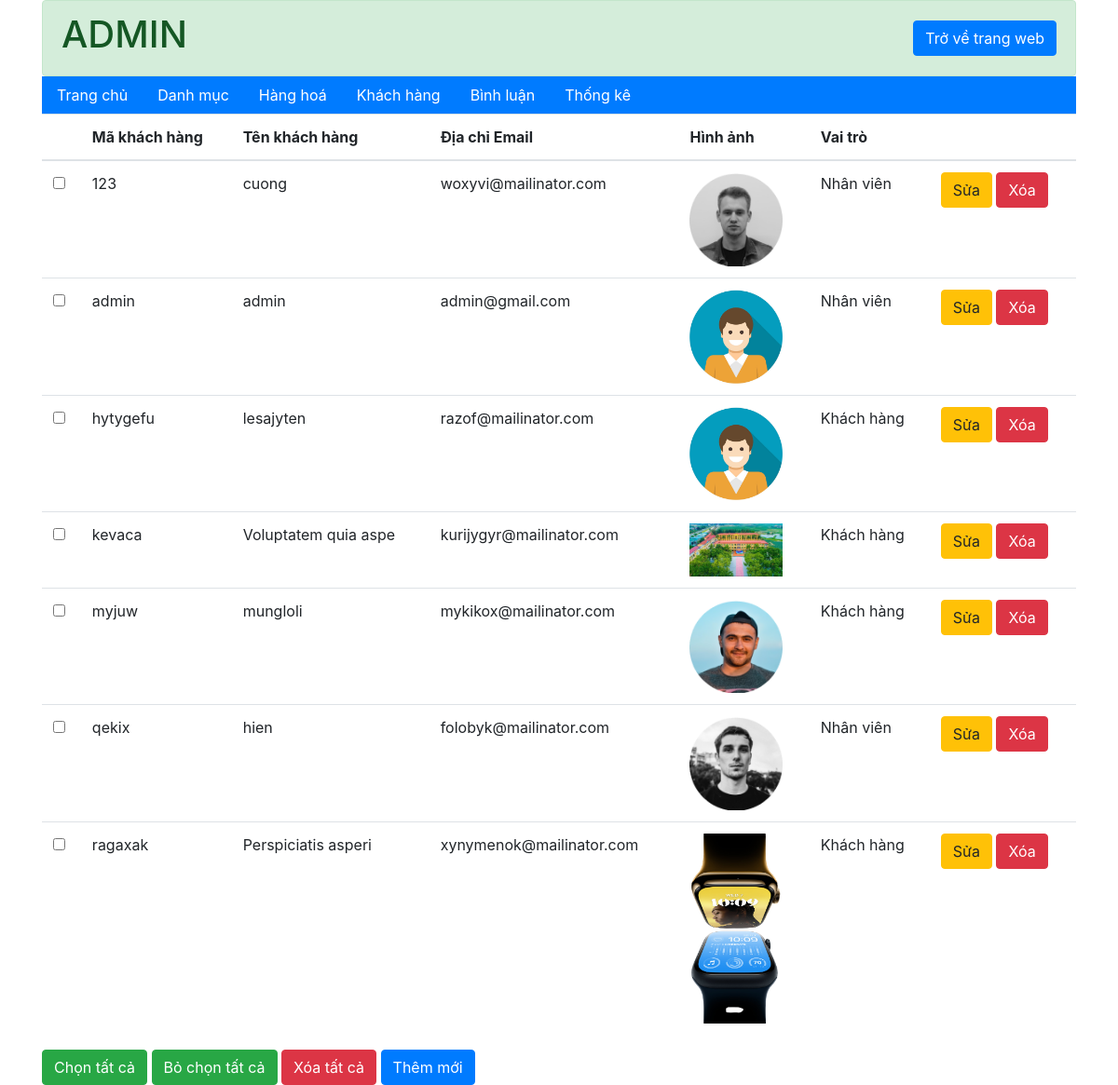
/admin/khach-hang/index.php, run on the app's committed database.
### tables this page shows
CREATE TABLE `khach_hang` (
  `ma_kh` varchar(20) NOT NULL COMMENT 'mã đăng nhập',
  `mat_khau` varchar(50) NOT NULL COMMENT 'mật khẩu',
  `ho_ten` varchar(50) NOT NULL COMMENT 'họ và tên',
  `kich_hoat` tinyint(1) NOT NULL COMMENT 'trang thái kích hoạt',
  `hinh` varchar(50) NOT NULL COMMENT 'tên hình ảnh',
  `email` varchar(50) NOT NULL COMMENT 'địa chỉ email',
  `vai_tro` tinyint(1) NOT NULL COMMENT 'vai trò true là nhân viên'
);

### admin/khach-hang/index.php (called while the page is built, shortened)
<?php
    require "../../global.php";
    require "../../dao/pdo.php";
    require "../../dao/khachHang.php";
    if(exsist_param("add")){
        $view_name="add.php";
    }
    else if(exsist_param("edit")){
        $id_kh=$_GET['makh'];
        $khachHang=khachHang_select_by_id($id_kh);
        $view_name="edit.php";
    }
    else if(exsist_param("btn_delete")){
        $id_kh=$_GET['makh'];
        khachHang_delete($id_kh);
        $list_khachHang=khachhang_selectAll();
        $view_name="list.php";
    }
    else{
        $list_khachHang=khachhang_selectAll();
    }
    require "../layout.php";
?>

### dao/pdo.php (called while the page is built, shortened)
<?php
function pdo_get_connection(){
    $hostname='localhost';
    $dbname='xsshop';
    $username = 'root';
    $password = '';
    try{
        $connect = new PDO("mysql:host=$hostname;dbname=$dbname", $username, $password);
        $connect->setAttribute(PDO::ATTR_ERRMODE, PDO::ERRMODE_EXCEPTION);
        return $connect;
    }catch(PDOException $e){
        $e->getMessage();
    }
}
function pdo_query($sql){
    $sql_args = array_slice(func_get_args(), 1);
    try{
        $connect = pdo_get_connection();
        $stmt = $connect->prepare($sql);
        $stmt->execute($sql_args);
        $rows = $stmt->fetchAll();
        return $rows;
    }
    catch(PDOException $e){
        throw $e;
    }
    finally{
        unset($connect);
    }
}
?>

### dao/khachHang.php (called while the page is built, shortened)
<?php
    function khachhang_selectAll(){
        $sql = "SELECT * FROM `khach_hang`";
        return pdo_query($sql);
    }
?>

### global.php (called while the page is built, shortened)
<?php
    $url="/food_market_10-diem";
    $url_content="$url/content";
?>

### admin/khach-hang/list.php (the view)
<div class="container">
  <table class="table ">
    <thead>
      <tr>
        <th></th>
        <th>Mã khách hàng</th>
        <th>Tên khách hàng</th>
        <th>Địa chỉ Email</th>
        <th>Hình ảnh</th>
        <th>Vai trò</th>
        <th></th>
      </tr>
    </thead>
    <tbody>
      <?php
      foreach ($list_khachHang as $khachHang) {
      ?>
        <tr>
          <td><input type="checkbox" name="" id=""></td>
          <td><?php echo $khachHang['ma_kh'] ?></td>
          <td><?php echo $khachHang['ho_ten'] ?></td>
          <td><?php echo $khachHang['email'] ?></td>
          <td><img style="width: 100px;" src="<?php echo "$url_content/images/image_user/".$khachHang['hinh'] ?>" alt=""></td>
          <td><?php echo ($khachHang['vai_tro'] == 1) ? "Nhân viên" : "Khách hàng" ?></td>
          <td>
            <a class="btn btn-warning" href="index.php?edit&makh=<?php echo $khachHang['ma_kh'] ?>">Sửa</a>
            <a class="btn btn-danger" href="index.php?btn_delete&makh=<?php echo $khachHang['ma_kh'] ?>">Xóa</a>
          </td>
        </tr>
      <?php
      }
      ?>
    </tbody>
  </table>
  <div>
    <button class="btn btn-success" name="btn-submit">Chọn tất cả</button>
    <button class="btn btn-success">Bỏ chọn tất cả</button>
    <button class="btn btn-danger">Xóa tất cả</button>
    <a class="btn btn-primary" href="index.php?add">Thêm mới</a>
  </div>
</div>

### data on the page
khach_hang: ma_kh "123", ho_ten "cuong", email "woxyvi@mailinator.com", hinh (picture), vai_tro "Nhân viên"
khach_hang: ma_kh "admin", ho_ten "admin", email "admin@gmail.com", hinh (picture), vai_tro "Nhân viên"
khach_hang: ma_kh "hytygefu", ho_ten "lesajyten", email "razof@mailinator.com", hinh (picture), vai_tro "Khách hàng"
khach_hang: ma_kh "kevaca", ho_ten "Voluptatem quia aspe", email "kurijygyr@mailinator.com", hinh (picture), vai_tro "Khách hàng"
khach_hang: ma_kh "myjuw", ho_ten "mungloli", email "mykikox@mailinator.com", hinh (picture), vai_tro "Khách hàng"
khach_hang: ma_kh "qekix", ho_ten "hien", email "folobyk@mailinator.com", hinh (picture), vai_tro "Nhân viên"
khach_hang: ma_kh "ragaxak", ho_ten "Perspiciatis asperi", email "xynymenok@mailinator.com", hinh (picture), vai_tro "Khách hàng"
